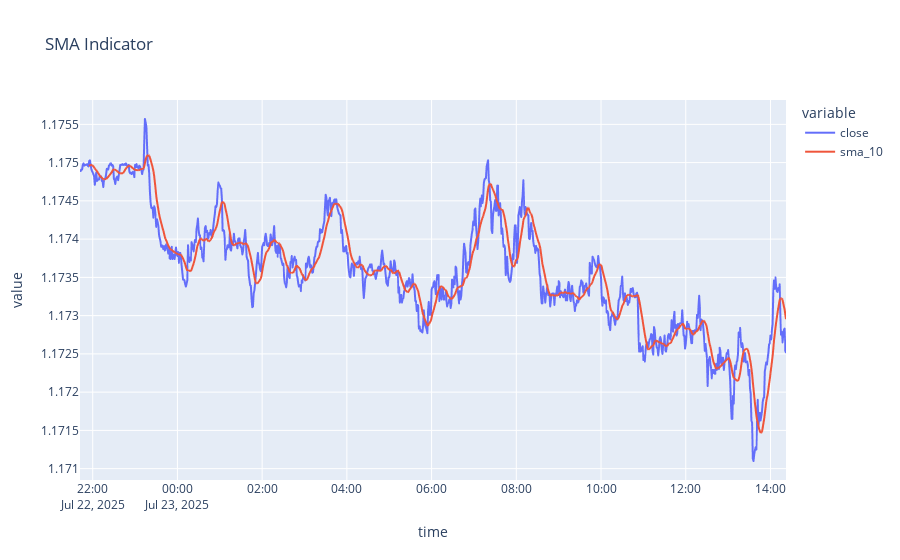

Write notebook code for a chart like this one.
### Code cell
sma(14,df)

### Figure 1 — Plotly figure (JSON) as saved in the notebook; plotly's stock layout.template omitted (floating-point values rounded to 4 significant figures; data arrays with more than 128 entries replaced by an {"elided": "..."} marker saying what was removed)
{"data": [{"hovertemplate": "variable=close<br>time=%{x}<br>value=%{y}<extra></extra>", "legendgroup": "close", "line": {"color": "#636efa", "dash": "solid"}, "marker": {"symbol": "circle"}, "mode": "lines", "name": "close", "showlegend": true, "type": "scattergl", "x": {"elided": "1000 str values"}, "xaxis": "x", "y": {"elided": "1000 float values"}, "yaxis": "y"}, {"hovertemplate": "variable=sma_10<br>time=%{x}<br>value=%{y}<extra></extra>", "legendgroup": "sma_10", "line": {"color": "#EF553B", "dash": "solid"}, "marker": {"symbol": "circle"}, "mode": "lines", "name": "sma_10", "showlegend": true, "type": "scattergl", "x": {"elided": "1000 str values"}, "xaxis": "x", "y": {"elided": "1000 float values"}, "yaxis": "y"}], "layout": {"legend": {"title": {"text": "variable"}, "tracegroupgap": 0}, "title": {"text": "SMA Indicator"}, "xaxis": {"anchor": "y", "domain": [0, 1], "title": {"text": "time"}}, "yaxis": {"anchor": "x", "domain": [0, 1], "title": {"text": "value"}}}}
